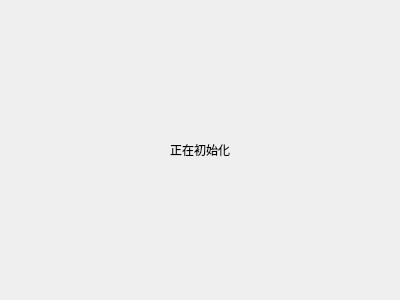
<?xml version="1.0" encoding="UTF-8"?>
<ui version="4.0">
 <class>Dialog</class>
 <widget class="QDialog" name="Dialog">
  <property name="geometry">
   <rect>
    <x>0</x>
    <y>0</y>
    <width>400</width>
    <height>300</height>
   </rect>
  </property>
  <property name="windowTitle">
   <string>Dialog</string>
  </property>
  <layout class="QHBoxLayout" name="horizontalLayout">
   <item>
    <widget class="QLabel" name="label">
     <property name="text">
      <string>正在初始化</string>
     </property>
     <property name="alignment">
      <set>Qt::AlignCenter</set>
     </property>
    </widget>
   </item>
  </layout>
 </widget>
 <resources/>
 <connections/>
</ui>
